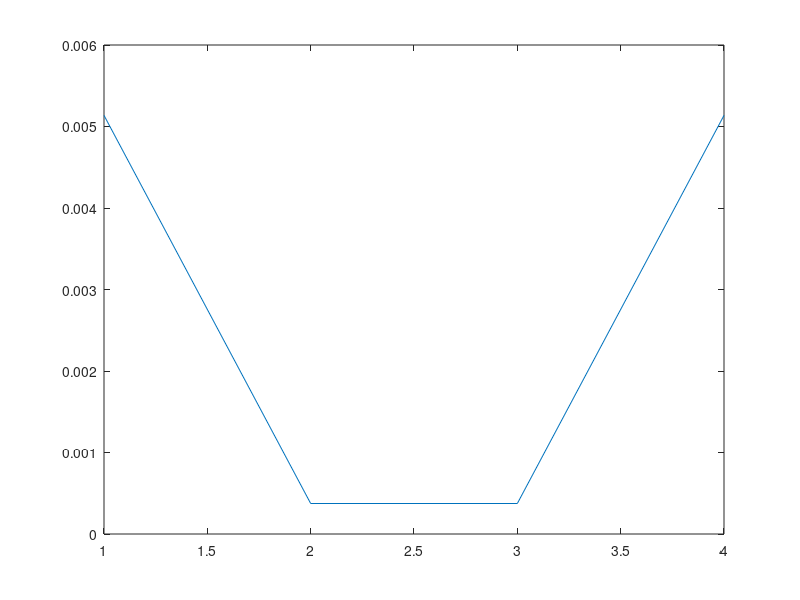
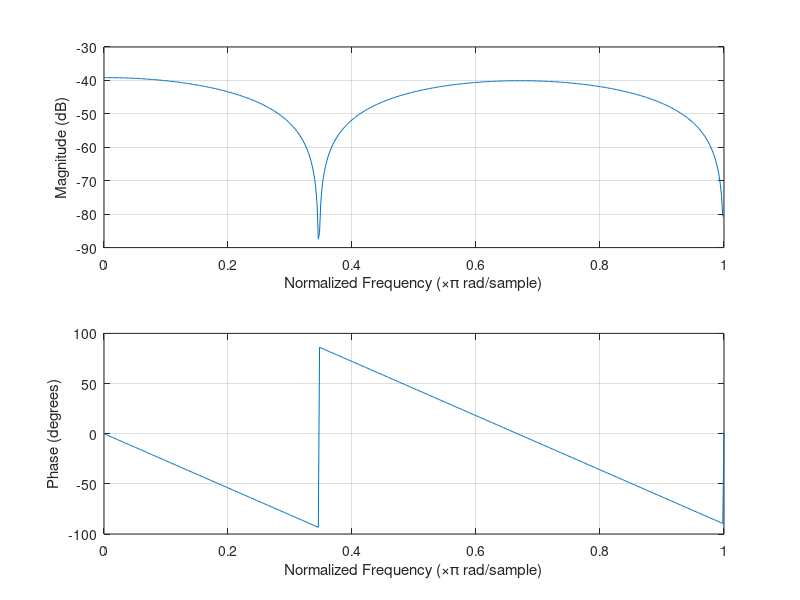

Write MATLAB code to recreate these figures, in order. (Note: this script raises an error after producing the figures.)
%
pkg load control;
pkg load signal;
clear all;
clc;
close all;
%Design a warped low pass filter with cutoff frequency of 0.05*pi (pi is the
%Nyquist frequency). This frequency is the end of passband, with frequency 
%warping close to the Bark scale of human hearing.
%First as a comparison: design an unwarped filter with 4 coefficients/taps with 
%these specifications
cunw=remez(3,[0 0.05, 0.05+0.05 1],[1 1 0 0],[1 100])
%cunw =
% 5.1365e-03
% 3.7423e-04
% 3.7423e-04
% 5.1365e-03
%impulse response:
figure(1)
set(gcf,'name','Filter impulse response')
plot(cunw)
%frequency response:
figure(2)
set(gcf,'name','Frequency response')
freqz(cunw,1);
%This is not a good filter. The passband is too wide (up to about 0.15), and 
%there is almost no stopband attenuation (in the range of 0.5 to 0.9). So this 
%filter is probably useless for our application.
%
%Now design the FIR low pass filter (4th order), which we then want to frequency 
%warp in the next step, with a warped cutoff frequency. First we have to compute 
%the allpass coefficient „a“ for our allpass filter which results in an
%approximate Bark warping, according to:
%
% alfa = {1,0674*{(2/Pi)*arctg[0,6583*f_s]}^0,5}-0,1916
%
%with f_s being the sample frequency in kHz
%Our warped design is then:
%warping allpass coefficient:
a=1.0674*(2/pi*atan(0.6583*32))^0.5 -0.1916
%ans = 0.85956
%with f_s=32 in kHz
%The warped cutoff frequency then is:
fcw=-warpingphase(0.05*pi,0.85956)
%fcw = 1.6120 in radiants
%filter design:
%cutoff frequency normalized to nyquist:
fcny=fcw/pi
%fcny = 0.51312
c=remez(3,[0 fcny, fcny+0.2 1],[1 1 0 0],[1 100]);
%The resulting Impulse Response:
figure(3)
set(gcf,'name','Soon-to-be warped filter impulse response')
plot(c);
%The resulting Frequency response:
figure(4)
set(gcf,'name','Soon-to-be warped filter frequency response')
freqz(c,1);
%Here we can see that in the warped domain, we obtain a reasonable low pass 
%filter. In the passband from 0 to somewhat above 0.5 it has a drop of about 
%10 dB, and in the stopband we obtain about -30 dB attenuation, which is
%much more than before (it might still not be enough for practical purposes though)
%
%Replace Delays in FIR filter with Allpass filter (in this way we go from 
%frequency response H(z) to H(A(z)):
%
%Warping Allpass filters:
B=[-a' 1];
A=[1 -a];
%Impulse with 80 zeros:
Imp=[1,zeros(1,80)];
x=Imp;
%Y1(z)=A(z), Y2(z)=A^2(z),...
%Warped delays:
y1=filter(B,A,x);
y2=filter(B,A,y1);
y3=filter(B,A,y2);
%Output of warped filter with impulse as input:
yout=c(1)*x+c(2)*y1+c(3)*y2+c(4)*y3;
%Impulse response:
figure(5);
set(gcf,'name','Warped filter impulse response')
plot(yout);
%This is the resulting impulse response of our warped filter. What is most 
%obvious is its length. Instead of just 4 samples, as our original unwarped 
%design, it easily reaches 80 significant samples, and in principle is infinite 
%in extend. This is also what makes it a much better filter than the unwarped
%original design!
%
%frequency response:
figure(6)
set(gcf,'name','Warped filter frequency response')
freqz(yout,1);
%Here we can now see the frequency response of our final warped low pass filter.
%We can see that again we have a drop of about 10 dB in the passband, now from 0
%to 0.05pi, and a stopband attenuation of about 30dB, which is somewhat
%reasonable.